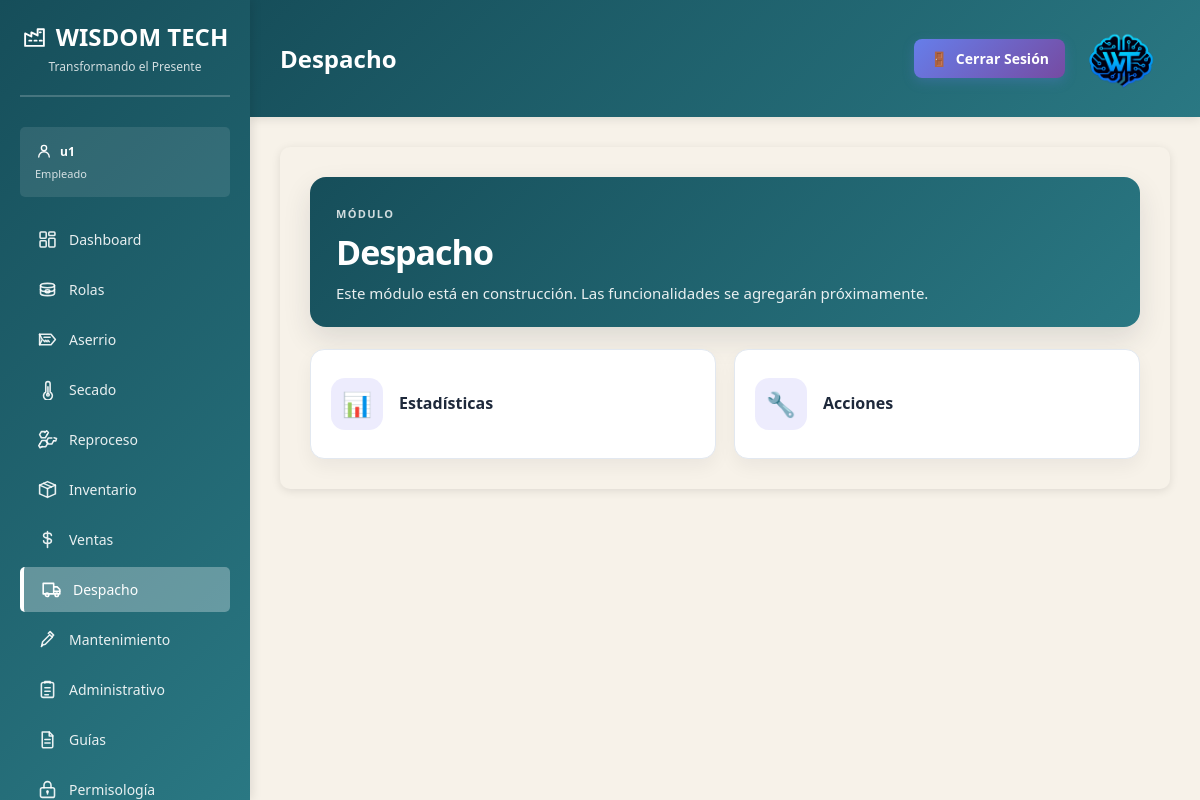
/dashboard/despacho/ (signed in), run on the app's committed database.
### dashboard/models.py (models this page shows, shortened)
class ConfiguracionEmpresa(models.Model):
    PALETAS_FONDO = [
        ('claro', 'Gris claro'),
        ('azulado', 'Azul muy claro'),
        ('calido', 'Arena suave'),
        ('marron', 'Marrón suave'),
        ('salvia', 'Verde salvia'),
        ('petroleo', 'Azul petróleo'),
    ]
    PALETAS_BARRA_LATERAL = [
        ('verde', 'Verde'),
        ('azul', 'Azul'),
        ('vino', 'Vino'),
        ('marron', 'Marrón'),
        ('salvia', 'Verde salvia'),
        ('petroleo', 'Azul petróleo'),
    ]
    PALETAS_MODULOS = [
        ('azul', 'Azul'),
        ('verde', 'Verde'),
        ('grafito', 'Grafito'),
        ('marron', 'Marrón'),
        ('salvia', 'Verde salvia'),
        ('petroleo', 'Azul petróleo'),
    ]
    nombre = models.CharField('nombre de la empresa', max_length=150, default=NombreEmpresa)
    rif = models.CharField('RIF', max_length=30, default=NumeroRif)
    logo_path = models.CharField(
        'ruta del logo',
        max_length=255,
        blank=True,
        default=LogoEmpresa,
        help_text='Ruta relativa a la carpeta static del proyecto, por ejemplo: images/logo.png.',
    )
    slogan = models.CharField('slogan', max_length=255, default=SloganEmpresa)
    color_fondo = models.CharField(
        'fondo del dashboard',
        max_length=20,
        choices=PALETAS_FONDO,
        default='claro',
    )
    color_sidebar = models.CharField(
        'color de la barra lateral',
        max_length=20,
        choices=PALETAS_BARRA_LATERAL,
        default='verde',
    )
    color_modulos = models.CharField(
        'color de las barras de módulos',
        max_length=20,
        choices=PALETAS_MODULOS,
        default='azul',
    )
    class Meta:
        verbose_name = 'configuración de la empresa'
        verbose_name_plural = 'configuración de la empresa'

class PerfilUsuario(models.Model):
    usuario = models.OneToOneField(
        settings.AUTH_USER_MODEL,
        on_delete=models.CASCADE,
        related_name='perfil',
    )
    cargo = models.CharField('cargo', max_length=100)
    class Meta:
        verbose_name = 'perfil de usuario'
        verbose_name_plural = 'perfiles de usuario'

### dashboard/views.py (the view)
# urls.py: path('despacho/', views.despacho_view, name='despacho'),
@login_required(login_url='login')
def despacho_view(request):
    context = {'module': 'Despacho'}
    return render(request, 'modules/despacho.html', context)

### templates/modules/despacho.html (shortened to what this page needs)
{% extends 'base.html' %}
{% block page_title %}{{ module }}{% endblock %}
{% block content %}
<div class="module-container module-shell">
    <section class="module-banner">
        <span class="eyebrow">Módulo</span>
        <h3>{{ module }}</h3>
        <p>Este módulo está en construcción. Las funcionalidades se agregarán próximamente.</p>
    </section>
    <div class="module-grid">
        <div class="module-tile">
            <span class="module-tile-icon">📊</span>
            <span class="module-tile-label">Estadísticas</span>
        </div>
        <div class="module-tile">
            <span class="module-tile-icon">🔧</span>
            <span class="module-tile-label">Acciones</span>
        </div>
    </div>
</div>
{% endblock %}

### templates/base.html (shortened to what this page needs)
<!DOCTYPE html>
<html lang="es">
<head>
    {% load static %}
</head>
<body style="--dashboard-background: {{ tema_colores.fondo }}; --sidebar-start: {{ tema_colores.sidebar_inicio }}; --sidebar-end: {{ tema_colores.sidebar_fin }}; --module-start: {{ tema_colores.modulo_inicio }}; --module-end: {{ tema_colores.modulo_fin }};">
    <div class="sidebar">
        <div class="sidebar-header">
            <h1>
                <span class="sidebar-symbol" aria-hidden="true">
                    <svg viewBox="0 0 24 24">
                        <path d="M3 21V9l6 3V8l6 3V5h6v16z"/>
                        <path d="M7 16h2m3 0h2m3 0h2M17 8h1"/>
                    </svg>
                </span>
                <span>{{ empresa.nombre }}</span>
            </h1>
            <p>{{ empresa.slogan }}</p>
        </div>
        <div class="user-info">
            <strong>
                <span class="sidebar-symbol" aria-hidden="true">
                    <svg viewBox="0 0 24 24">
                        <circle cx="12" cy="8" r="3.5"/>
                        <path d="M5 20a7 7 0 0 1 14 0"/>
                    </svg>
                </span>
                <span>{{ user.get_full_name|default:user.username }}</span>
            </strong>
            <span class="user-role">{{ cargo_usuario }}</span>
        </div>
        <ul class="sidebar-menu">
            <li>
                <a href="{% url 'dashboard' %}" class="{% if request.resolver_match.url_name == 'dashboard' %}active{% endif %}">
                    <span class="icon" aria-hidden="true">
                        <svg viewBox="0 0 24 24">
                            <rect x="3.5" y="3.5" width="7" height="7" rx="1"/>
                            <rect x="13.5" y="3.5" width="7" height="4" rx="1"/>
                            <rect x="13.5" y="10.5" width="7" height="10" rx="1"/>
                            <rect x="3.5" y="13.5" width="7" height="7" rx="1"/>
                        </svg>
                    </span>
                    <span>Dashboard</span>
                </a>
            </li>
            <li>
                <a href="/dashboard/rolas/" class="{% if 'rolas' in request.path %}active{% endif %}">
                    <span class="icon" aria-hidden="true">
                        <svg viewBox="0 0 24 24">
                            <path d="M4 7.5c0-1.4 3.6-2.5 8-2.5s8 1.1 8 2.5v9c0 1.4-3.6 2.5-8 2.5s-8-1.1-8-2.5z"/>
                            <path d="M4 7.5c0 1.4 3.6 2.5 8 2.5s8-1.1 8-2.5M4 12c0 1.4 3.6 2.5 8 2.5s8-1.1 8-2.5"/>
                            <path d="M12 12.2c1.4 0 2.6.8 2.6 1.8s-1.2 1.8-2.6 1.8-2.6-.8-2.6-1.8 1.2-1.8 2.6-1.8z"/>
                        </svg>
                    </span>
                    <span>Rolas</span>
                </a>
            </li>
            <li>
                <a href="{% url 'aserrio' %}" class="{% if request.resolver_match.url_name == 'aserrio' %}active{% endif %}">
                    <span class="icon" aria-hidden="true">
                        <svg viewBox="0 0 24 24">
                            <path d="M3 6h13l5 6-5 6H3l3-6z"/>
                            <path d="M8 9.5h7M7.5 13l1.5 1.5m1-1.5 1.5 1.5m1-1.5 1.5 1.5"/>
                            <path d="M3 6v12"/>
                        </svg>
                    </span>
                    <span>Aserrio</span>
                </a>
            </li>
            <li>
                <a href="{% url 'secado' %}" class="{% if request.resolver_match.url_name == 'secado' %}active{% endif %}">
                    <span class="icon" aria-hidden="true">
                        <svg viewBox="0 0 24 24">
                            <path d="M10 14.8V5.5a2.5 2.5 0 0 1 5 0v9.3a5 5 0 1 1-5 0z"/>
                            <path d="M12.5 9v8"/>
                            <circle cx="12.5" cy="18" r="1.5"/>
                        </svg>
                    </span>
                    <span>Secado</span>
                </a>
            </li>
            <li>
                <a href="{% url 'reproceso' %}" class="{% if request.resolver_match.url_name == 'reproceso' %}active{% endif %}">
                    <span class="icon" aria-hidden="true">
                        <svg viewBox="0 0 24 24">
                            <path d="m9 4 2-2 2 2-1.2 2.1"/>
                            <path d="M11.8 6.1 9.5 10H5l-2-3.5L5 3h4"/>
                            <path d="m19.5 10 2.8.8-.8 2.8-2.4-.2"/>
                            <path d="m19.1 13.4-2.2 3.8H13l-2-3.5 2-3.5h4"/>
                            <path d="m6 20-2.5 1.4L2 19l1.3-2"/>
                            <path d="m3.3 17 2.2-3.8H10l2 3.5-2 3.5H6"/>
                        </svg>
                    </span>
                    <span>Reproceso</span>
                </a>
            </li>
            <li>
                <a href="{% url 'inventario' %}" class="{% if request.resolver_match.url_name == 'inventario' %}active{% endif %}">
                    <span class="icon" aria-hidden="true">
                        <svg viewBox="0 0 24 24">
                            <path d="m3 7 9-4 9 4-9 4z"/>
                            <path d="M3 7v10l9 4 9-4V7M12 11v10"/>
                            <path d="m7.5 5 9 4"/>
                        </svg>
                    </span>
                    <span>Inventario</span>
                </a>
            </li>
            <li>
                <a href="{% url 'ventas' %}" class="{% if request.resolver_match.url_name == 'ventas' %}active{% endif %}">
                    <span class="icon" aria-hidden="true">
                        <svg viewBox="0 0 24 24">
                            <path d="M12 3v18M16.5 7.5c0-1.7-1.8-3-4.5-3s-4.5 1.3-4.5 3 1.5 2.6 4.5 3 4.5 1.3 4.5 3-1.8 3-4.5 3-4.5-1.3-4.5-3"/>
                        </svg>
                    </span>
                    <span>Ventas</span>
                </a>
            </li>
            <li>
                <a href="{% url 'despacho' %}" class="{% if request.resolver_match.url_name == 'despacho' %}active{% endif %}">
                    <span class="icon" aria-hidden="true">
                        <svg viewBox="0 0 24 24">
                            <path d="M2.5 5h12v12h-12zM14.5 9h4l3 3v5h-7z"/>
                            <circle cx="7" cy="18" r="2"/>
                            <circle cx="18" cy="18" r="2"/>
                            <path d="M14.5 14h7"/>
                        </svg>
                    </span>
                    <span>Despacho</span>
                </a>
            </li>
            <li>
                <a href="{% url 'mantenimiento' %}" class="{% if request.resolver_match.url_name == 'mantenimiento' %}active{% endif %}">
                    <span class="icon" aria-hidden="true">
                        <svg viewBox="0 0 24 24">
                            <path d="m14.5 6.5 3 3-8 8-4 1 1-4 8-8z"/>
                            <path d="m13 5 2-2 4 4-2 2"/>
                            <path d="M6 19l-1 1"/>
                        </svg>
                    </span>
                    <span>Mantenimiento</span>
                </a>
            </li>
            <li>
                <a href="{% url 'administrativo' %}" class="{% if request.resolver_match.url_name == 'administrativo' %}active{% endif %}">
                    <span class="icon" aria-hidden="true">
                        <svg viewBox="0 0 24 24">
                            <rect x="5" y="4" width="14" height="17" rx="2"/>
                            <path d="M9 4.5V3h6v1.5M9 10h6M9 14h6M9 18h4"/>
                        </svg>
                    </span>
                    <span>Administrativo</span>
                </a>
            </li>
            <li>
                <a href="{% url 'guias' %}" class="{% if request.resolver_match.url_name == 'guias' %}active{% endif %}">
                    <span class="icon" aria-hidden="true">
                        <svg viewBox="0 0 24 24">
                            <path d="M6 3.5h8l4 4V20a1.5 1.5 0 0 1-1.5 1.5h-9A1.5 1.5 0 0 1 6 20z"/>
                            <path d="M14 3.5V8h4M9 12h6M9 16h6"/>
                        </svg>
                    </span>
                    <span>Guías</span>
                </a>
            </li>
            <li>
                <a href="{% url 'permisologia' %}" class="{% if request.resolver_match.url_name == 'permisologia' %}active{% endif %}">
                    <span class="icon" aria-hidden="true">
                        <svg viewBox="0 0 24 24">
                            <rect x="4" y="10" width="16" height="11" rx="2"/>
                            <path d="M8 10V7a4 4 0 1 1 8 0v3M12 14v3"/>
                            <circle cx="12" cy="14.5" r=".7"/>
                        </svg>
                    </span>
                    <span>Permisología</span>
                </a>
            </li>
        </ul>
    </div>
    <div class="main-content">
        <div class="topbar">
            <div class="page-heading">
                <h2>{% block page_title %}Dashboard{% endblock %}</h2>
            </div>
            <div class="topbar-info">
                <div class="topbar-actions">
                    <a href="{% url 'logout' %}" class="topbar-logout">
                        <span>🚪</span>
                        <span>Cerrar Sesión</span>
                    </a>
                    {% if logo_empresa_disponible %}
                    <img class="topbar-logo" src="{% static empresa.logo_path %}" alt="Logo de {{ empresa.nombre }}">
                    {% endif %}
                </div>
            </div>
        </div>
        <div class="content">
            {% block content %}{% endblock %}
        </div>
    </div>
</body>
</html>

### templates/base.html (style rules this page uses)
* { margin: 0; padding: 0; box-sizing: border-box; }
body { font-family: 'Segoe UI', Tahoma, Geneva, Verdana, sans-serif; background-color: var(--dashboard-background, #f5f5f5); display: flex; min-height: 100vh; }
.sidebar { width: 250px; background: linear-gradient(135deg, var(--sidebar-start) 0%, var(--sidebar-end) 100%); color: white; padding: 20px; position: fixed; left: 0; top: 0; height: 100vh; overflow-y: auto; box-shadow: 2px 0 10px rgba(0, 0, 0, 0.1); }
.sidebar-header { text-align: center; margin-bottom: 30px; padding-bottom: 20px; border-bottom: 2px solid rgba(255, 255, 255, 0.2); }
.sidebar-header h1 { display: flex; align-items: center; justify-content: center; gap: 9px; font-size: 24px; margin-bottom: 5px; }
.sidebar-symbol { display: inline-flex; width: 25px; height: 25px; flex: 0 0 25px; align-items: center; justify-content: center; }
.sidebar-symbol svg { width: 100%; height: 100%; fill: none; stroke: currentColor; stroke-linecap: round; stroke-linejoin: round; stroke-width: 1.8; }
.sidebar-header p { font-size: 12px; opacity: 0.8; }
.user-info { background: rgba(255, 255, 255, 0.1); padding: 15px; border-radius: 5px; margin-bottom: 20px; font-size: 12px; }
.user-info strong { display: flex; align-items: center; gap: 7px; margin-bottom: 5px; }
.user-info .sidebar-symbol { width: 18px; height: 18px; flex-basis: 18px; }
.user-role { font-size: 11px; opacity: 0.8; }
.sidebar-menu { list-style: none; }
.sidebar-menu li { margin-bottom: 5px; }
.sidebar-menu a { display: flex; align-items: center; padding: 12px 15px; color: rgba(255, 255, 255, 0.9); text-decoration: none; border-radius: 5px; transition: all 0.3s; font-size: 14px; }
.sidebar-menu a.active { background: rgba(255, 255, 255, 0.3); color: white; border-left: 4px solid white; padding-left: 15px; }
.sidebar-menu a .icon { display: inline-flex; width: 24px; flex: 0 0 24px; align-items: center; justify-content: center; margin-right: 10px; font-size: 18px; }
.sidebar-menu a .icon svg { display: block; width: 21px; height: 21px; fill: none; stroke: currentColor; stroke-linecap: round; stroke-linejoin: round; stroke-width: 1.8; }
.topbar-logout { display: inline-flex; align-items: center; justify-content: center; gap: 8px; padding: 10px 16px; background: linear-gradient(135deg, #667eea 0%, #764ba2 100%); color: white; border: none; border-radius: 8px; font-size: 14px; font-weight: 600; text-decoration: none; transition: all 0.3s ease; box-shadow: 0 4px 12px rgba(102, 126, 234, 0.25); }
.main-content { margin-left: 250px; flex: 1; display: flex; flex-direction: column; }
.topbar { background: linear-gradient(135deg, var(--sidebar-start) 0%, var(--sidebar-end) 100%); padding: 20px 30px; box-shadow: 0 2px 10px rgba(0, 0, 0, 0.1); display: flex; justify-content: space-between; align-items: center; }
.topbar h2 { color: white; font-size: 24px; }
.page-heading { min-width: 0; }
.topbar-info { display: flex; gap: 12px; align-items: center; justify-content: flex-end; flex-wrap: wrap; }
.topbar-actions { display: flex; align-items: center; gap: 5px; }
.topbar-logo { display: block; max-width: 100px; max-height: 100px; width: auto; height: auto; object-fit: contain; }
.content { flex: 1; padding: 30px; overflow-y: auto; }
.module-container { background: var(--dashboard-background); border-radius: 10px; padding: 30px; box-shadow: 0 2px 10px rgba(0, 0, 0, 0.1); }
.module-container h3 { color: var(--module-start); margin-bottom: 20px; font-size: 20px; }

### data on the page
ConfiguracionEmpresa: nombre "WISDOM TECH", slogan "Transformando el Presente", logo_path (picture)
PerfilUsuario: cargo "Empleado"

### other printed values
{{ user.get_full_name|default:user.username }} "u1"
{{ module }} "Despacho"
